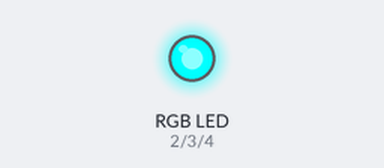
A sketch run on a simulated Arduino Uno, built with avr-gcc and run on an emulated ATmega328P. Shown: an RGB LED mixed from three pins (HIGH = lit).

Above: at 0.5 s.
At 2.5 s:
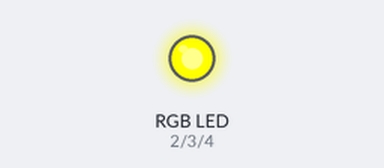
At 3.5 s:
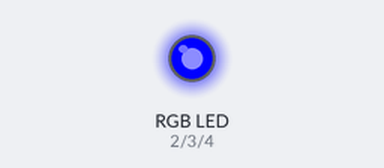
At 4.5 s:
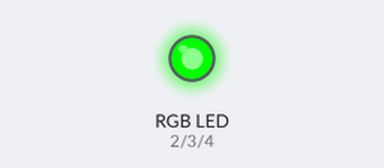
At 6.5 s:
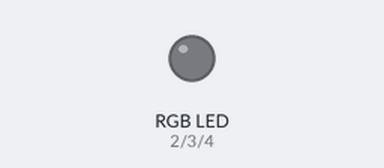
At 8.5 s:
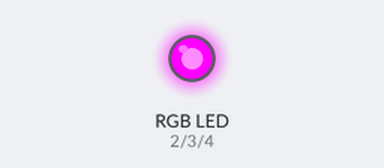
Timing chart, 0 to 9.1 s (numbered marks = the images above):
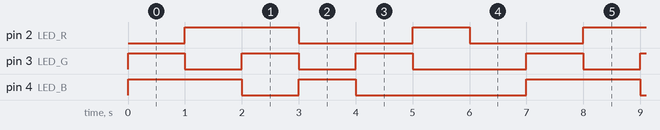

The sketch:

LESSON17.ino
```cpp
//*******************************************************************************
//----------------本例程仅供学习使用，未经作者允许，不得用于其他用途。-----------
//------------------------版权所有，仿冒必究！-----------------------------------
//----------------1.开发环境:Arduino IDE-----------------------------------------
//----------------2.测试使用开发板型号：Arduino Leonardo or Arduino UNO R3-------
//----------------3.单片机使用晶振：16M------------------------------------------
//----------------4.淘宝网址：http://xmdzpj.taobao.com---------------------------
//----------------5.作者：真红炎神---------------------------------------------
//*******************************************************************************/
#define LED_R 2
#define LED_G 3
#define LED_B 4

enum{Color_R,Color_G,Color_B,Color_RG,Color_RB,Color_GB,Color_RGB};	//枚举所有的颜色
//红，绿，蓝，黄，紫，青，白

void setup()
{
	pinMode(LED_R,OUTPUT);
	pinMode(LED_G,OUTPUT);
	pinMode(LED_B,OUTPUT);
}

void loop()
{
	unsigned int i;
	for(i = 0 ; i < 7 ; i++)			//七种颜色选择
	{
  	  Change_Color(i);			//选择第i种颜色显示
      delay(1000);					//延时1000ms
	}
}

void Change_Color(unsigned char data_color)			//选择颜色函数
{
	switch(data_color)
	{
		case Color_R:							//红色
			digitalWrite(LED_R,LOW);
			digitalWrite(LED_G,HIGH);
			digitalWrite(LED_B,HIGH);
			break;
		case Color_G:							//绿色
			digitalWrite(LED_R,HIGH);
			digitalWrite(LED_G,LOW);
			digitalWrite(LED_B,HIGH);
			break;
		case Color_B:							//蓝色
			digitalWrite(LED_R,HIGH);
			digitalWrite(LED_G,HIGH);
			digitalWrite(LED_B,LOW);
			break;
		case Color_RG:							//黄色
			digitalWrite(LED_R,LOW);
			digitalWrite(LED_G,LOW);
			digitalWrite(LED_B,HIGH);
			break;
		case Color_RB:							//紫色
			digitalWrite(LED_R,LOW);
			digitalWrite(LED_G,HIGH);
			digitalWrite(LED_B,LOW);
			break;
		case Color_GB:							//青色
			digitalWrite(LED_R,HIGH);
			digitalWrite(LED_G,LOW);
			digitalWrite(LED_B,LOW);
			break;
		case Color_RGB:							//白色
			digitalWrite(LED_R,LOW);
			digitalWrite(LED_G,LOW);
			digitalWrite(LED_B,LOW);
			break;
		default:
			break;

	}

}
```

Measured:
- by itself, pin 2 (LED_R): repeats every 7.0 s: LOW 2.0 s, HIGH 1.0 s, LOW 2.0 s, HIGH 2.0 s
- by itself, pin 3 (LED_G): repeats every 7.0 s: 2 × (LOW 1.0 s, HIGH 1.0 s), LOW 2.0 s, HIGH 1.0 s
- by itself, pin 4 (LED_B): repeats every 7.0 s: LOW 1.0 s, HIGH 1.0 s, LOW 3.0 s, HIGH 2.0 s
